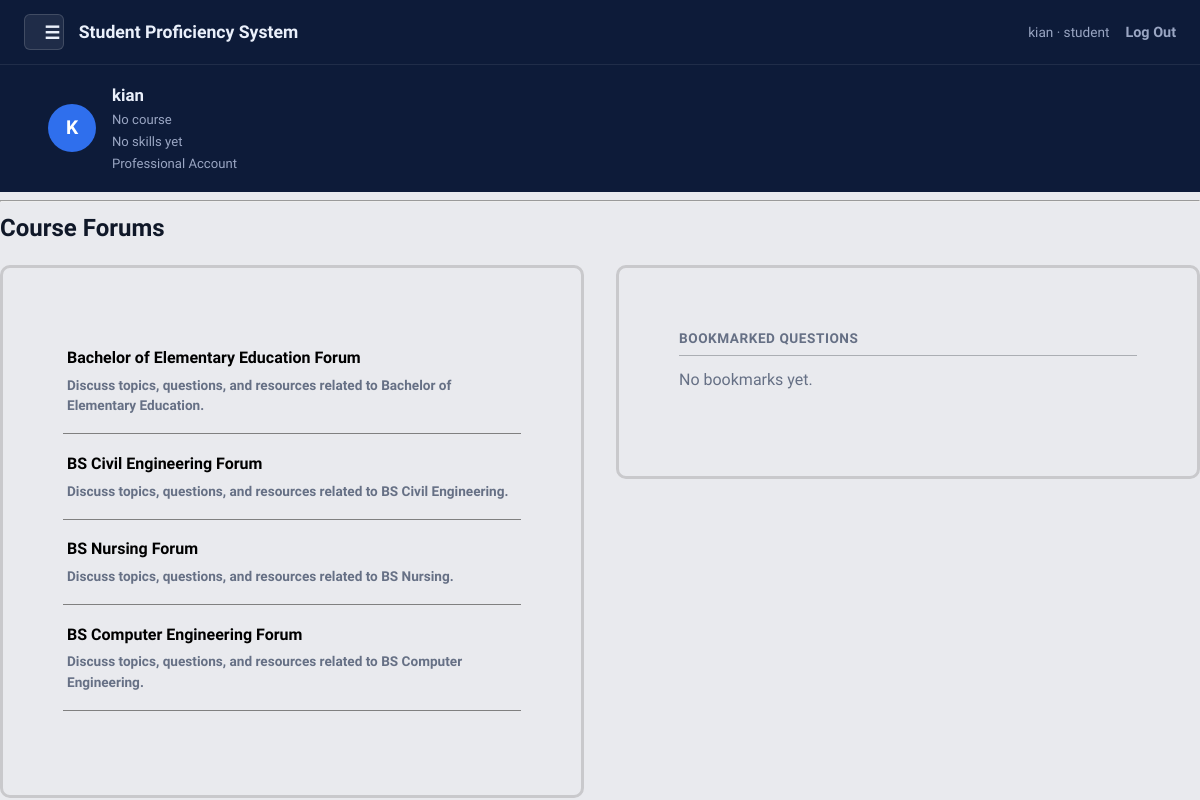
The page /forum/course/list/ (signed in) on the database its author committed.
### accounts/models.py (models this page shows, shortened)
class Profile(models.Model):
    ROLE_CHOICES = [
        ('student', 'Student'),
        ('teacher', 'Teacher'),
    ]
    MODE_CHOICES = [
        ('personal', 'Personal'),
        ('professional', 'Professional'),
    ]
    user = models.OneToOneField(
        User, on_delete=models.CASCADE, related_name='profile')
    role = models.CharField(max_length=10, choices=ROLE_CHOICES)
    mode = models.CharField(
        max_length=15, choices=MODE_CHOICES, blank=True, null=True)
    course = models.ForeignKey(
        Course, on_delete=models.SET_NULL, null=True, blank=True)
    @property
    def is_manager(self):
        return self.role == 'teacher' or self.mode == 'personal'

### avatar/models.py (models this page shows, shortened)
class Course(models.Model):
    name = models.CharField(max_length=100)

### forum/views.py (the view)
# urls.py: path('course/list/', views.course_forum_list, name='course_forum_list'),
@login_required
def course_forum_list(request):
    courses = Course.objects.all()
    bookmarks = Bookmark.objects.filter(
        user=request.user).select_related('post', 'post__author')
    return render(request, 'forum/course_forum_list.html', {'courses': courses, 'bookmarks': bookmarks})

### accounts/context_processors.py (called while the page is built)
def profile_banner(request):
    if not request.user.is_authenticated or request.user.profile.role != 'student':
        return {}
    top_skill = request.user.skills.order_by('-points').first()
    return {'top_skill': top_skill}

### forum/templates/forum/course_forum_list.html
{% extends 'base.html' %}
{% block content %}
<h2>Course Forums</h2>
<div class="forum-columns">
    <div class="content-frame">
        <ul class="forum-topic-list">
            {% for course in courses %}
            <li>
                <a href="{% url 'course_forum_view_detail' course.id %}" class="forum-topic-card">
                    <div class="forum-topic-name">{{ course.name }} Forum</div>
                    <div class="forum-topic-desc">Discuss topics, questions, and resources related to {{ course.name }}.
                    </div>
                </a>
            </li>
            {% empty %}
            <li class="muted-note">No courses yet.</li>
            {% endfor %}
        </ul>
    </div>
    <div class="content-frame">
        <h3 class="dossier-section-title">Bookmarked Questions</h3>
        <ul class="forum-topic-list">
            {% for bookmark in bookmarks %}
            <li>
                <a href="{% url 'post_detail' bookmark.post.id %}" class="forum-topic-card">
                    <div class="forum-topic-name">{{ bookmark.post.text|truncatewords:12 }}</div>
                    <div class="forum-topic-desc">{{ bookmark.post.author.username }}</div>
                </a>
            </li>
            {% empty %}
            <li class="muted-note">No bookmarks yet.</li>
            {% endfor %}
        </ul>
    </div>
</div>
{% endblock %}

### templates/base.html (shortened to what this page needs)
{% load static %}
<!DOCTYPE html>
<html>
<head>
    <link rel="stylesheet" href="{% static 'css/style.css' %}">
</head>
<body>
    <nav class="navbar">
        <div class="navbar-left">
            <button id="menuToggle" class="menu-btn" aria-label="Menu">☰</button>
            <span class="brand">Student Proficiency System</span>
        </div>
        {% if user.is_authenticated %}
        <div class="navbar-right">
            <span class="user-tag">{{ user.username }} · {{ user.profile.role }}</span>
            <form method="post" action="{% url 'logout' %}">
                <button type="submit" class="link-style">Log Out</button>
            </form>
        </div>
        {% else %}
        <div class="navbar-right">
            <a href="{% url 'login' %}" class="btn-auth">Log In</a>
            <a href="{% url 'signup' %}" class="btn-signup">Sign Up</a>
        </div>
        {% endif %}
    </nav>
    {% if user.is_authenticated and user.profile.role == 'student' %}
    <div class="profile-banner">
        <div class="profile-banner-inner">
            <div class="profile-avatar-circle">{{ user.username|slice:":1"|upper }}</div>
            <div class="profile-info">
                <div class="profile-name">{{ user.username }}</div>
                <div class="profile-line">{% if user.profile.course %}{{ user.profile.course.name }}{% else %}No
                    course{% endif %}</div>
                <div class="profile-line">{% if top_skill %}Top skill: {{ top_skill.skill.name }}
                    (Lv {{top_skill.level}}){% else %}No skills yet{% endif %}</div>
                <div class="profile-line">{% if user.profile.mode == 'personal' %}Personal Account{% else %}Professional
                    Account{% endif %}</div>
            </div>
        </div>
    </div>
    {% endif %}
    <hr>
    {% block content %}
    {% endblock %}
</body>
</html>

### static/css/style.css (style rules this page uses)
:root { --bg-dark: #0d1b39; --bg-light: #e9eaee; --panel: #FFFFFF; --line: #abaeb3; --text: #101828; --text-light: #EAF0FB; --muted: #667085; --muted-light: #9AA6C3; --blue: #2F6FED; --blue-dark: #1F54C4; --amber: #CE2029; --green: #0E8F6C; --rose: #C13A50; }
* { box-sizing: border-box; }
body { margin: 0; background: var(--bg-light); color: var(--text); font-family: 'Public Sans', sans-serif; line-height: 1.5; }
h1, h2, h3 { font-family: 'Sora', sans-serif; font-weight: 700; margin-top: 0; }
a { color: black; font-weight: 700; text-decoration: none; }
.navbar { background: var(--bg-dark); padding: 0.9rem 1.5rem; display: flex; justify-content: space-between; align-items: center; flex-wrap: wrap; gap: 0.75rem; }
.navbar-left { display: flex; align-items: center; gap: 0.9rem; }
.menu-btn { background: rgba(255, 255, 255, 0.08); border: 1px solid rgba(255, 255, 255, 0.15); color: var(--text-light); font-size: 1.1rem; width: 2.2rem; height: 2.2rem; border-radius: 6px; cursor: pointer; line-height: 1; }
.navbar .brand { color: var(--text-light); font-family: 'Sora', sans-serif; font-size: 1.1rem; font-weight: 700; }
.navbar-right { display: flex; align-items: center; gap: 1rem; }
.user-tag { color: var(--muted-light); font-size: 0.85rem; }
.navbar button.link-style { background: none; border: none; color: var(--muted-light); font-size: 0.9rem; cursor: pointer; padding: 0; font-family: inherit; }
button, input[type="submit"] { background: var(--blue); color: #fff; border: none; padding: 0.6rem 1.2rem; border-radius: 6px; font-size: 0.95rem; font-weight: 600; cursor: pointer; font-family: inherit; }
.muted-note { color: var(--muted); }
.profile-banner { background: var(--bg-dark); border-top: 1px solid rgba(255, 255, 255, 0.08); padding: 1.1rem 1.5rem; }
.profile-banner-inner { width: 100%; padding-left: 1.5rem; display: flex; align-items: center; gap: 1rem; }
.profile-avatar-circle { width: 3rem; height: 3rem; border-radius: 50%; background: var(--blue); color: #fff; display: flex; align-items: center; justify-content: center; font-family: 'Sora', sans-serif; font-weight: 700; font-size: 1.2rem; flex-shrink: 0; }
.profile-name { color: var(--text-light); font-family: 'Sora', sans-serif; font-weight: 700; font-size: 1.05rem; }
.profile-info { display: flex; flex-direction: column; gap: 0.15rem; }
.profile-line { color: var(--muted-light); font-size: 0.82rem; }
.dossier-section-title { font-size: 0.85rem; text-transform: uppercase; letter-spacing: 0.04em; color: var(--muted); border-bottom: 1px solid var(--line); padding-bottom: 0.4rem; margin-bottom: 0.75rem; }
.content-frame { max-width: 620px; margin: 0 auto; border: 3px solid rgb(201, 201, 204); border-radius: 10px; padding: 3.75rem; background: none; }
.forum-topic-list { list-style: none; padding: 0; margin: 0 0 1.5rem; max-width: 620px; }
.forum-topic-card { display: block; padding: 1.1rem 0.25rem; border-bottom: 1px solid gray; color: black; }
.forum-topic-name { font-family: 'Sora', sans-serif; font-weight: 600; font-size: 1rem; }
.forum-topic-desc { color: var(--muted); font-size: 0.85rem; margin-top: 0.3rem; }
.forum-columns { display: flex; gap: 2rem; align-items: flex-start; flex-wrap: wrap; }
.forum-columns .content-frame { flex: 1; min-width: 280px; margin-left: 0; margin-right: 15; }

### rows shown on the page
Course: name "Bachelor of Elementary Education"
Course: name "BS Civil Engineering"
Course: name "BS Nursing"
Course: name "BS Computer Engineering"

### other values the page prints
{{ user.username }} "kian"
{{ user.profile.role }} "student"
{{ user.username|slice:":1"|upper }} "K"
